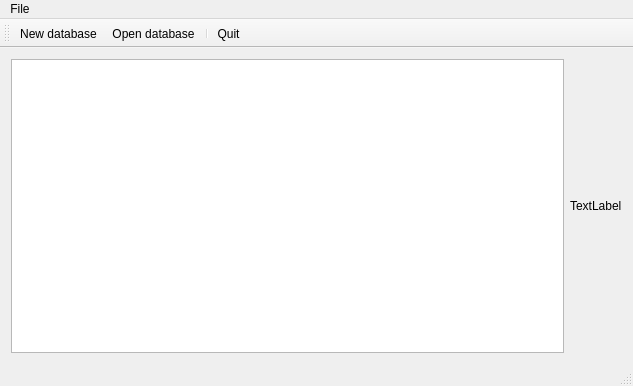
<?xml version="1.0" encoding="UTF-8"?>
<ui version="4.0">
 <class>MainWindow</class>
 <widget class="QMainWindow" name="MainWindow">
  <property name="geometry">
   <rect>
    <x>0</x>
    <y>0</y>
    <width>633</width>
    <height>386</height>
   </rect>
  </property>
  <property name="windowTitle">
   <string>MainWindow</string>
  </property>
  <widget class="QWidget" name="centralWidget">
   <layout class="QGridLayout" name="gridLayout">
    <item row="0" column="0">
     <layout class="QHBoxLayout" name="horizontalLayout">
      <item>
       <widget class="QTableView" name="tableView"/>
      </item>
      <item>
       <widget class="QLabel" name="label">
        <property name="text">
         <string>TextLabel</string>
        </property>
       </widget>
      </item>
     </layout>
    </item>
   </layout>
  </widget>
  <widget class="QMenuBar" name="menuBar">
   <property name="geometry">
    <rect>
     <x>0</x>
     <y>0</y>
     <width>633</width>
     <height>19</height>
    </rect>
   </property>
   <widget class="QMenu" name="menuFile">
    <property name="title">
     <string>File</string>
    </property>
    <addaction name="action_new_database"/>
    <addaction name="action_open_database"/>
    <addaction name="action_quit"/>
   </widget>
   <addaction name="menuFile"/>
  </widget>
  <widget class="QToolBar" name="mainToolBar">
   <attribute name="toolBarArea">
    <enum>TopToolBarArea</enum>
   </attribute>
   <attribute name="toolBarBreak">
    <bool>false</bool>
   </attribute>
   <addaction name="action_new_database"/>
   <addaction name="action_open_database"/>
   <addaction name="separator"/>
   <addaction name="action_quit"/>
  </widget>
  <widget class="QStatusBar" name="statusBar"/>
  <action name="action_new_database">
   <property name="text">
    <string>New database</string>
   </property>
   <property name="shortcut">
    <string>Ctrl+N</string>
   </property>
  </action>
  <action name="action_open_database">
   <property name="text">
    <string>Open database</string>
   </property>
   <property name="shortcut">
    <string>Ctrl+O</string>
   </property>
  </action>
  <action name="action_quit">
   <property name="text">
    <string>Quit</string>
   </property>
   <property name="shortcut">
    <string>Ctrl+Q</string>
   </property>
  </action>
 </widget>
 <layoutdefault spacing="6" margin="11"/>
 <resources/>
 <connections/>
</ui>
